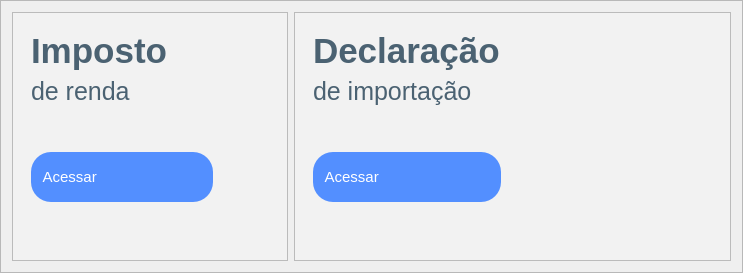
              <widget class="QFrame" name="frame_11">
               <property name="minimumSize">
                <size>
                 <width>0</width>
                 <height>250</height>
                </size>
               </property>
               <property name="frameShape">
                <enum>QFrame::StyledPanel</enum>
               </property>
               <property name="frameShadow">
                <enum>QFrame::Raised</enum>
               </property>
               <layout class="QHBoxLayout" name="horizontalLayout_8">
                <item>
                 <widget class="QFrame" name="frame_ImpostoDeRenda">
                  <property name="styleSheet">
                   <string notr="true">QFrame{ background-color: #f2f2f2; }</string>
                  </property>
                  <property name="frameShape">
                   <enum>QFrame::StyledPanel</enum>
                  </property>
                  <property name="frameShadow">
                   <enum>QFrame::Raised</enum>
                  </property>
                  <layout class="QHBoxLayout" name="horizontalLayout_15">
                   <item>
                    <widget class="QFrame" name="frame_18">
                     <property name="minimumSize">
                      <size>
                       <width>200</width>
                       <height>0</height>
                      </size>
                     </property>
                     <property name="styleSheet">
                      <string notr="true">QFrame{ border:0px }</string>
                     </property>
                     <property name="frameShape">
                      <enum>QFrame::StyledPanel</enum>
                     </property>
                     <property name="frameShadow">
                      <enum>QFrame::Raised</enum>
                     </property>
                     <layout class="QVBoxLayout" name="verticalLayout_16">
                      <item>
                       <widget class="QLabel" name="label_TitleImposto">
                        <property name="styleSheet">
                         <string notr="true">QLabel{

color:#4b6272;
border:0px;
font-size:35px;
font-weight: bold;
}</string>
                        </property>
                        <property name="text">
                         <string>Imposto</string>
                        </property>
                       </widget>
                      </item>
                      <item>
                       <widget class="QLabel" name="label_SubTitleImposto">
                        <property name="styleSheet">
                         <string notr="true">
QLabel{
color:#4b6272;
border:0px;
font-size:25px;
}</string>
                        </property>
                        <property name="text">
                         <string>de renda</string>
                        </property>
                       </widget>
                      </item>
                      <item>
                       <spacer name="verticalSpacer_8">
                        <property name="orientation">
                         <enum>Qt::Vertical</enum>
                        </property>
                        <property name="sizeHint" stdset="0">
                         <size>
                          <width>20</width>
                          <height>40</height>
                         </size>
                        </property>
                       </spacer>
                      </item>
                      <item>
                       <widget class="QPushButton" name="pushButton_BtnImpostoRenda">
                        <property name="minimumSize">
                         <size>
                          <width>0</width>
                          <height>50</height>
                         </size>
                        </property>
                        <property name="maximumSize">
                         <size>
                          <width>234</width>
                          <height>50</height>
                         </size>
                        </property>
                        <property name="cursor">
                         <cursorShape>PointingHandCursor</cursorShape>
                        </property>
                        <property name="layoutDirection">
                         <enum>Qt::LeftToRight</enum>
                        </property>
                        <property name="styleSheet">
                         <string notr="true">QPushButton{
	text-align:left;
	color:#fff;
	border:0px;
	border-radius:20px;
	font-size:15px;
	cursor: pointer;
	background-color:#538fff;
}
QPushButton:hover{
background-color:#3668ff;
}</string>
                        </property>
                        <property name="text">
                         <string>   Acessar</string>
                        </property>
                        <property name="icon">
                         <iconset resource="assets/files.qrc">
                          <normaloff>:/img/path395.png</normaloff>:/img/path395.png</iconset>
                        </property>
                        <property name="iconSize">
                         <size>
                          <width>40</width>
                          <height>40</height>
                         </size>
                        </property>
                       </widget>
                      </item>
                      <item>
                       <spacer name="verticalSpacer_4">
                        <property name="orientation">
                         <enum>Qt::Vertical</enum>
                        </property>
                        <property name="sizeHint" stdset="0">
                         <size>
                          <width>20</width>
                          <height>40</height>
                         </size>
                        </property>
                       </spacer>
                      </item>
                     </layout>
                    </widget>
                   </item>
                   <item>
                    <widget class="QFrame" name="frame_25">
                     <property name="styleSheet">
                      <string notr="true">QFrame{ border:0px }</string>
                     </property>
                     <property name="frameShape">
                      <enum>QFrame::StyledPanel</enum>
                     </property>
                     <property name="frameShadow">
                      <enum>QFrame::Raised</enum>
                     </property>
                     <layout class="QHBoxLayout" name="horizontalLayout_12">
                      <item>
                       <widget class="QPushButton" name="pushButton_ImgImpostoRenda">
                        <property name="styleSheet">
                         <string notr="true">QPushButton{ border:0px }</string>
                        </property>
                        <property name="text">
                         <string/>
                        </property>
                        <property name="icon">
                         <iconset resource="assets/files.qrc">
                          <normaloff>:/img/Component 4.png</normaloff>:/img/Component 4.png</iconset>
                        </property>
                        <property name="iconSize">
                         <size>
                          <width>180</width>
                          <height>180</height>
                         </size>
                        </property>
                       </widget>
                      </item>
                     </layout>
                    </widget>
                   </item>
                  </layout>
                 </widget>
                </item>
                <item>
                 <widget class="QFrame" name="frame_DeclaracaoImport">
                  <property name="minimumSize">
                   <size>
                    <width>437</width>
                    <height>0</height>
                   </size>
                  </property>
                  <property name="styleSheet">
                   <string notr="true">QFrame{ background-color: #f2f2f2; }</string>
                  </property>
                  <property name="frameShape">
                   <enum>QFrame::StyledPanel</enum>
                  </property>
                  <property name="frameShadow">
                   <enum>QFrame::Raised</enum>
                  </property>
                  <layout class="QHBoxLayout" name="horizontalLayout_17">
                   <item>
                    <widget class="QFrame" name="frame_26">
                     <property name="minimumSize">
                      <size>
                       <width>200</width>
                       <height>0</height>
                      </size>
                     </property>
                     <property name="styleSheet">
                      <string notr="true">QFrame{ border:0px }</string>
                     </property>
                     <property name="frameShape">
                      <enum>QFrame::StyledPanel</enum>
                     </property>
                     <property name="frameShadow">
                      <enum>QFrame::Raised</enum>
                     </property>
                     <layout class="QVBoxLayout" name="verticalLayout_17">
                      <item>
                       <widget class="QLabel" name="label_11">
                        <property name="styleSheet">
                         <string notr="true">QLabel{

color:#4b6272;
border:0px;
font-size:35px;
font-weight: bold;
}</string>
                        </property>
                        <property name="text">
                         <string>Declaração</string>
                        </property>
                       </widget>
                      </item>
                      <item>
                       <widget class="QLabel" name="label_12">
                        <property name="styleSheet">
                         <string notr="true">
QLabel{
color:#4b6272;
border:0px;
font-size:25px;
}</string>
                        </property>
                        <property name="text">
                         <string>de importação</string>
                        </property>
                       </widget>
                      </item>
                      <item>
                       <spacer name="verticalSpacer_9">
                        <property name="orientation">
                         <enum>Qt::Vertical</enum>
                        </property>
                        <property name="sizeHint" stdset="0">
                         <size>
                          <width>20</width>
                          <height>40</height>
                         </size>
                        </property>
                       </spacer>
                      </item>
                      <item>
                       <widget class="QPushButton" name="pushButton_BtnDeclaracaoImport">
                        <property name="minimumSize">
                         <size>
                          <width>0</width>
                          <height>50</height>
                         </size>
                        </property>
                        <property name="maximumSize">
                         <size>
                          <width>234</width>
                          <height>50</height>
                         </size>
                        </property>
                        <property name="cursor">
                         <cursorShape>PointingHandCursor</cursorShape>
                        </property>
                        <property name="layoutDirection">
                         <enum>Qt::LeftToRight</enum>
                        </property>
                        <property name="styleSheet">
                         <string notr="true">QPushButton{
	text-align:left;
	color:#fff;
	border:0px;
	border-radius:20px;
	font-size:15px;
	cursor: pointer;
	background-color:#538fff;
}

QPushButton:hover{
background-color:#3668ff;
}</string>
                        </property>
                        <property name="text">
                         <string>   Acessar</string>
                        </property>
                        <property name="icon">
                         <iconset resource="assets/files.qrc">
                          <normaloff>:/img/path395.png</normaloff>:/img/path395.png</iconset>
                        </property>
                        <property name="iconSize">
                         <size>
                          <width>40</width>
                          <height>40</height>
                         </size>
                        </property>
                       </widget>
                      </item>
                      <item>
                       <spacer name="verticalSpacer_7">
                        <property name="orientation">
                         <enum>Qt::Vertical</enum>
                        </property>
                        <property name="sizeHint" stdset="0">
                         <size>
                          <width>20</width>
                          <height>40</height>
                         </size>
                        </property>
                       </spacer>
                      </item>
                     </layout>
                    </widget>
                   </item>
                   <item>
                    <widget class="QFrame" name="frame_27">
                     <property name="styleSheet">
                      <string notr="true">QFrame{ border:0px }</string>
                     </property>
                     <property name="frameShape">
                      <enum>QFrame::StyledPanel</enum>
                     </property>
                     <property name="frameShadow">
                      <enum>QFrame::Raised</enum>
                     </property>
                     <layout class="QHBoxLayout" name="horizontalLayout_16">
                      <item>
                       <widget class="QPushButton" name="pushButton_ImgDeclaracaoImport">
                        <property name="styleSheet">
                         <string notr="true">QPushButton{ border:0px }</string>
                        </property>
                        <property name="text">
                         <string/>
                        </property>
                        <property name="icon">
                         <iconset resource="assets/files.qrc">
                          <normaloff>:/img/Component 5.png</normaloff>:/img/Component 5.png</iconset>
                        </property>
                        <property name="iconSize">
                         <size>
                          <width>180</width>
                          <height>180</height>
                         </size>
                        </property>
                       </widget>
                      </item>
                     </layout>
                    </widget>
                   </item>
                  </layout>
                 </widget>
                </item>
               </layout>
              </widget>
